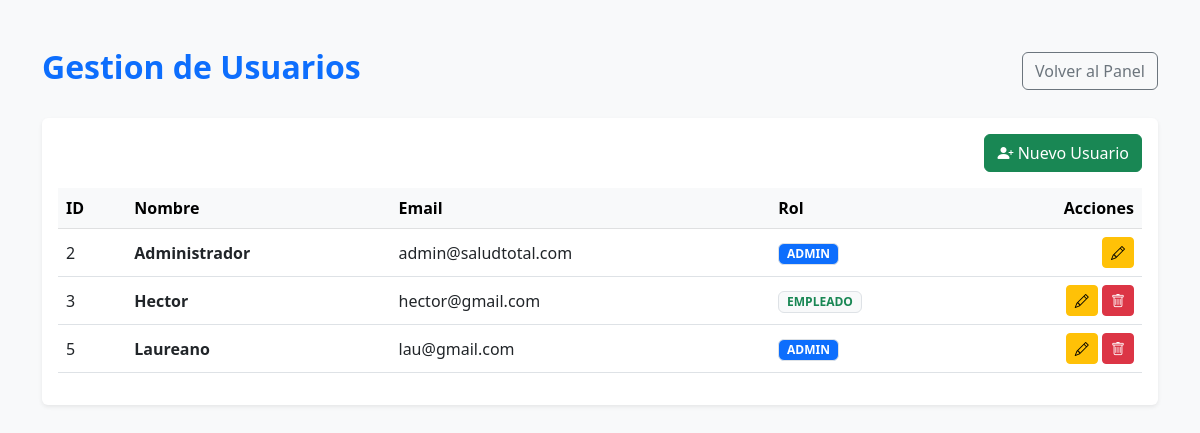
/paginas/usuarios.php (signed in), run on the app's committed database.
### tables this page shows
CREATE TABLE `usuarios` (
  `id` int(11) NOT NULL,
  `nombre` varchar(100) NOT NULL,
  `email` varchar(150) NOT NULL,
  `clave` varchar(255) NOT NULL,
  `rol` enum('admin','empleado') DEFAULT 'empleado',
  `creado_en` timestamp NOT NULL DEFAULT current_timestamp()
);

### paginas/usuarios.php (the view, shortened to what this page needs)
<?php
require '../logica/db.php';
$stmt = $conn->query("SELECT * FROM usuarios");
$usuarios = $stmt->fetchAll(PDO::FETCH_ASSOC);
?>
<!DOCTYPE html>
<html lang="es">
<head>
    <link href="https://cdn.jsdelivr.net/npm/bootstrap@5.3.0/dist/css/bootstrap.min.css" rel="stylesheet">
    <link rel="stylesheet" href="https://cdn.jsdelivr.net/npm/bootstrap-icons@1.10.0/font/bootstrap-icons.css">
</head>
<body class="bg-light">
    <div class="container mt-5">
        <div class="d-flex justify-content-between align-items-center mb-4">
            <h2 class="text-primary fw-bold">Gestion de Usuarios</h2>
            <a href="panel.php" class="btn btn-outline-secondary">Volver al Panel</a>
        </div>
        <div class="card shadow-sm border-0">
            <div class="card-body">
                <div class="mb-3 text-end">
                    <a href="registro_usuario.php" class="btn btn-success">
                        <i class="bi bi-person-plus-fill"></i> Nuevo Usuario
                    </a>
                </div>
                <div class="table-responsive">
                    <table class="table table-hover align-middle">
                        <thead class="table-light">
                            <tr>
                                <th>ID</th>
                                <th>Nombre</th>
                                <th>Email</th>
                                <th>Rol</th>
                                <th class="text-end">Acciones</th>
                            </tr>
                        </thead>
                        <tbody>
                            <?php foreach ($usuarios as $usu): ?>
                            <tr>
                                <td><?php echo $usu['id']; ?></td>
                                <td class="fw-bold"><?php echo htmlspecialchars($usu['nombre']); ?></td>
                                <td><?php echo htmlspecialchars($usu['email']); ?></td>
                                <td>
                                    <?php if($usu['rol'] == 'admin'): ?>
                                        <span class="badge bg-primary text-white border">ADMIN</span>
                                    <?php else: ?>
                                        <span class="badge bg-light text-success border">EMPLEADO</span>
                                    <?php endif; ?>
                                </td>
                                <td class="text-end">
                                    <a href="editar_usuario.php?id=<?php echo $usu['id']; ?>" class="btn btn-warning btn-sm"><i class="bi bi-pencil"></i></a>
                                    <?php if($usu['id'] != $_SESSION['user_id']): ?>
                                        <a href="../logica/eliminar_usuario.php?id=<?php echo $usu['id']; ?>" class="btn btn-danger btn-sm" onclick="return confirm('¿Eliminar usuario?');"><i class="bi bi-trash"></i></a>
                                    <?php endif; ?>
                                </td>
                            </tr>
                            <?php endforeach; ?>
                        </tbody>
                    </table>
                </div>
            </div>
        </div>
    </div>
</body>
</html>

### data on the page
usuarios: id "2", nombre "Administrador", email "admin@saludtotal.com", rol "ADMIN"
usuarios: id "3", nombre "Hector", email "hector@gmail.com", rol "EMPLEADO"
usuarios: id "5", nombre "Laureano", email "lau@gmail.com", rol "ADMIN"
